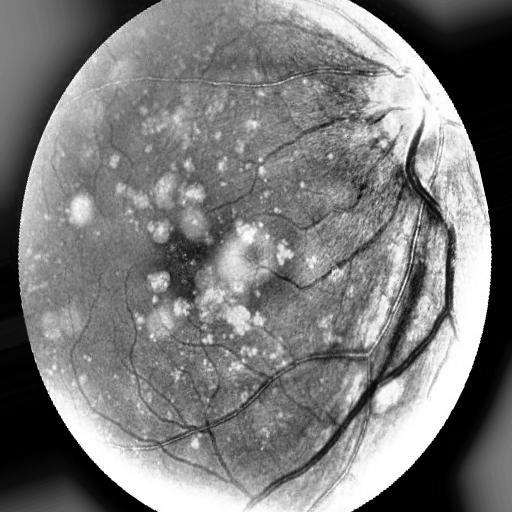
#> input picture images/grayscale/01_dry_amd.jpeg, 512 x 512 px; its folder holds only this picture in this run
$ python student-2.py
#> lines starting #> are read from the running program, lines starting #| are printed output that depends on the picture
"""
    Jesse Han
    jesse.han53@myhunter.cuny.edu
    CSCI 39534 Group Project Part 2, Student 2
    Resources: Kaggle, for Images
               https://www.kaggle.com/datasets/kssanjaynithish03/retinal-fundus-images/data

"""

from PIL import Image
import math
import numpy as np
import os
import time

image_dir = "images/grayscale"
output_dir = "student-2"

# Sourced from G_Locally_Adaptive_Thresholding.m
def adaptive_local_thresholding(image, k=0.5, window_size=7):
    out = image.copy()
    out_pxl = out.load()
    pxl = image.load()

    width = image.size[0]
    height = image.size[1]

    for i in range(width):
        for j in range(height):
            local_max = 0
            local_min = 255
            local_mean = 0
            local_population = 0

            # Setting dimensions for the local window
            x_min = max(i - (window_size//2), 0)
            x_max = min(i + 1 + (window_size//2), width - 1)
            y_min = max(j - (window_size//2), 0)
            y_max = min(j + 1 + (window_size//2), height - 1)

            for x in range(x_min, x_max):
                for y in range(y_min, y_max):
                    local_max = max(local_max, pxl[x,y])
                    local_min = min(local_min, pxl[x,y])
                    local_mean += pxl[x,y]
                    local_population += 1
            local_mean = local_mean // local_population

            T = k * (local_mean + ((local_max - local_min)/255.0))

            if pxl[i,j] > T:
                out_pxl[i,j] = 255
    return out

'''
    Contrast Enhancements
'''

# Reused from project part 1
def linear_contrast_stretching(image_obj, t=127):
    image = image_obj.copy()
    pixels = image.load()
    width = image.size[0]
    height = image.size[1]
    output = Image.new(mode='L', size=(width, height))
    output_pixels = output.load()
    i_min = 255
    i_max = 0

    for i in range(width):
        for j in range(height):
            i_min = min(i_min, pixels[i,j])
            i_max = max(i_max, pixels[i,j])

    for i in range(width):
        for j in range(height):
            if pixels[i,j] > t:
                output_pixels[i,j] = (int) ((pixels[i,j] - t + 1) * ((float) (255 - t + 1) / (i_max - t + 1)) + t + 1)
            else:
                if (t - i_min) == 0:
                    output_pixels[i,j] = (int) ((pixels[i,j] - i_min) * ((float) (t)))
                else:
                    output_pixels[i,j] = (int) ((pixels[i,j] - i_min) * ((float) (t) / (t - i_min)))
    return output

# Reused from Lab 4
def histogram_equalization(image):
    img = image.copy()
    pixels = img.load()

    histogram = [0] * 256
    width = img.size[0]
    height = img.size[1]

    # Creating frequencies
    for i in range(width):
        for j in range(height):
            histogram[pixels[i,j]] += 1

    # Normalizing histogram by reducing the frequencies so that they add up to 1
    reduction = sum(histogram)
    histogram = [x / float(reduction) for x in histogram]

    cdf = histogram

    for i in range(1, len(cdf)):
        cdf[i] = cdf[i] + cdf[i-1]

    for i in range(width):
        for j in range(height):
            pixels[i,j] = (int) (255 * cdf[pixels[i,j]])

    return img

'''
    Edge Detection Operators
'''
sobelX = (
    (-1, 0, 1),
    (-2, 0, 2),
    (-1, 0, 1)
)
sobelY = (
    (1, 2, 1),
    (0, 0, 0),
    (-1, -2, -1)
)

def apply_edge_convolution(image, filterX, filterY):
    img = image.copy()
    pxl = img.load()
    width = img.size[0]
    height = img.size[1]
    filter_width = len(filterX)
    filter_height = len(filterX[0])

    output = Image.new(mode='L', size=(width, height))
    output_pixels = output.load()

    for i in range(width):
        for j in range(height):
            Gx = 0
            Gy = 0
            # Range values are centered around [i,j] based on filter size
            # Creating offsets based on index sizes
            x_from = (filter_width - 1) // -2
            x_to = (filter_width - 1) // 2 + 1
            y_from = (filter_height - 1) // -2
            y_to = (filter_height - 1) // 2 + 1
            for x in range(x_from, x_to):
                for y in range(y_from, y_to):
                    if i+x >= 0 and i+x < width and j+y >= 0 and j+y < height:
                        # Reversing the offsets since the filters are indexed from 0, not the negative offset
                        Gx += pxl[i+x,j+y] * filterX[-y_from + y][-x_from + x]
                        Gy += pxl[i+x,j+y] * filterY[-y_from + y][-x_from + x]
            G = (int) (math.sqrt(Gx ** 2 + Gy ** 2))
            output_pixels[i,j] = G
    img.close()
    return output

'''
    Bitplane Decomposition
'''

# Drops the lowest given number of bitplanes on an image
def bitplane_reconstruction(image, drop=5):
    img = image.convert('L')
    width = img.size[0]
    height = img.size[1]
    pxl = img.load()

    out = Image.new(mode='L', size=(width, height))
    out_pxl = out.load()

    for i in range(width):
        for j in range(height):
            current_pxl = pxl[i,j]
            intensity = 0
            for k in range(7, -1 + drop, -1):
                if current_pxl >= (2 ** k):
                    current_pxl -= (2 ** k)
                    intensity += (2 ** k)
            out_pxl[i,j] = intensity
    return out

'''
    Filters
'''
gaussian_filter = [
        [1.0 / 16.0, 2.0 / 16.0, 1.0 / 16.0],
        [2.0 / 16.0, 4.0 / 16.0, 2.0 / 16.0],
        [1.0 / 16.0, 2.0 / 16.0, 1.0 / 16.0]
    ]

def apply_filter_2d(image, filter_2d):
    img = image.convert('L')
    width = image.size[0]
    height = image.size[1]
    output = Image.new(mode='L', size=(width,height))
    image_pixels = image.load()
    output_pixels = output.load()

    for i in range(width):
        for j in range(height):
            filter_sum = 0.0
            for k in range(len(filter_2d)):
                for l in range(len(filter_2d[0])):
                    if i + k >= 0 and i + k < width and j + l >= 0 and j + l < height:
                        filter_sum += image_pixels[i + k, j + l] * filter_2d[k][l]
            output_pixels[i,j] = (int) (filter_sum)
    return output

'''
    Main
'''
# Find every image file name in a dir
start_time = time.time()
image_file_names = os.listdir(image_dir)
optimal_t = [103, 183, 112, 97, 97, 121, 112, 74, 91, 101, 115]

# Apply the filters and thresholding to each image
for image_file_name, t in zip(image_file_names, optimal_t):
    image = Image.open(f"{image_dir}/{image_file_name}")
#> image is the input picture: PIL image 512x512 L; min 0, max 255, mean 122.5

    image = linear_contrast_stretching(image, t)
#> in linear_contrast_stretching, `output = Image.new(mode='L', size=(width, height))`: output: PIL image 512x512 L; every value is 0

    image = histogram_equalization(image)
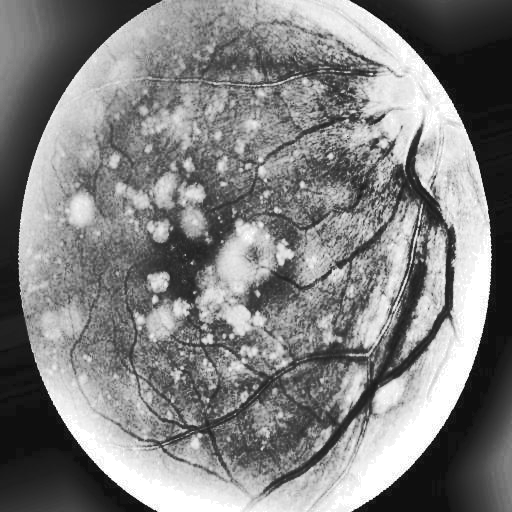
#> image: PIL image 512x512 L; min 15, max 255, mean 128.4

    image = bitplane_reconstruction(image)
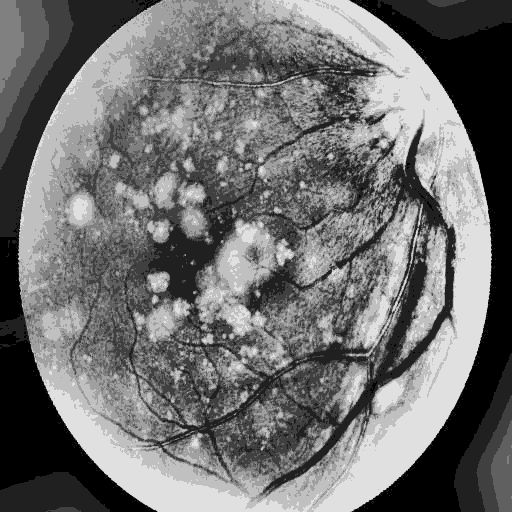
#> image: PIL image 512x512 L; min 0, max 224, mean 112.1

    image = apply_filter_2d(image, gaussian_filter)
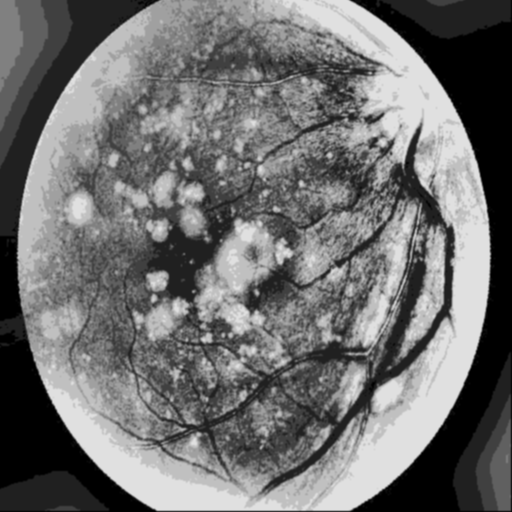
#> image: PIL image 512x512 L; min 0, max 224, mean 111.8

    alt_image = adaptive_local_thresholding(image, 0.7)
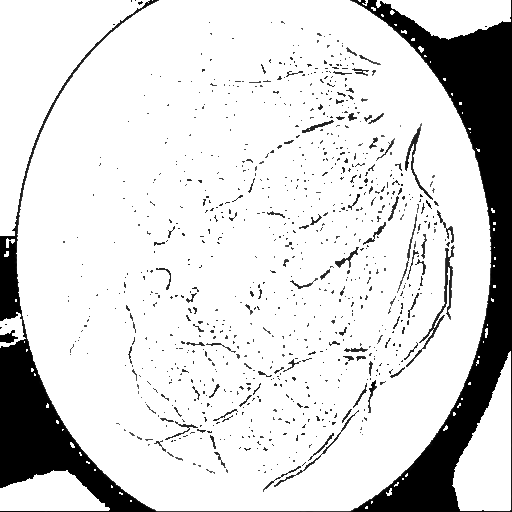
#> alt_image: PIL image 512x512 L; min 0, max 255, mean 216.4
    alt_image.save(f"{output_dir}/ALT_{image_file_name}")

    alt_image.close()
    image.close()
    print(f"{image_file_name} done!")
print(f"Process took: {time.time() - start_time} seconds.")

$ run again, on images/grayscale/05_severe_dr.jpeg
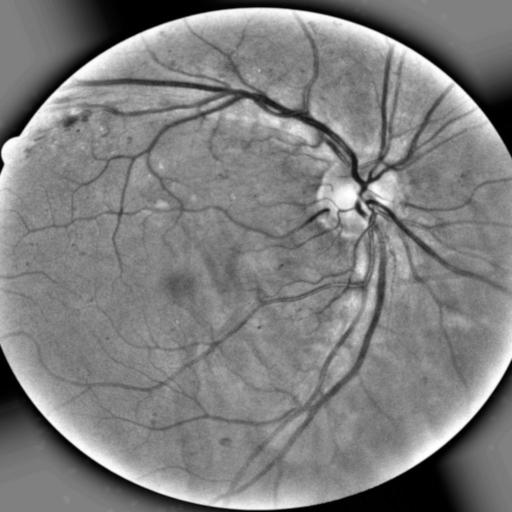
#> input picture images/grayscale/05_severe_dr.jpeg, 512 x 512 px
#> image is the input picture: PIL image 512x512 L; min 0, max 255, mean 126.3
#> output: PIL image 512x512 L; every value is 0
#> `image = apply_filter_2d(image, gaussian_filter)`:
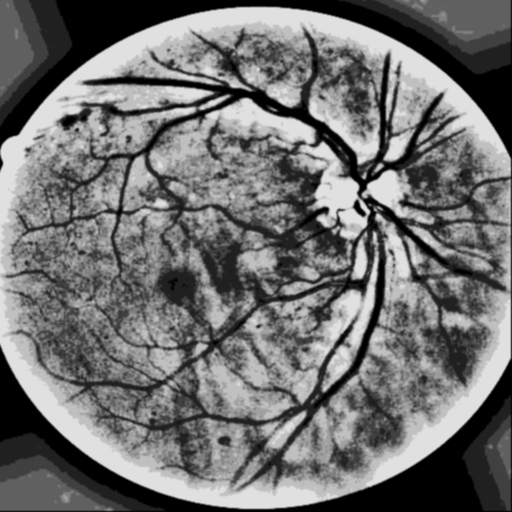
#> image: PIL image 512x512 L; min 0, max 224, mean 112.8
#> `alt_image = adaptive_local_thresholding(image, 0.7)`:
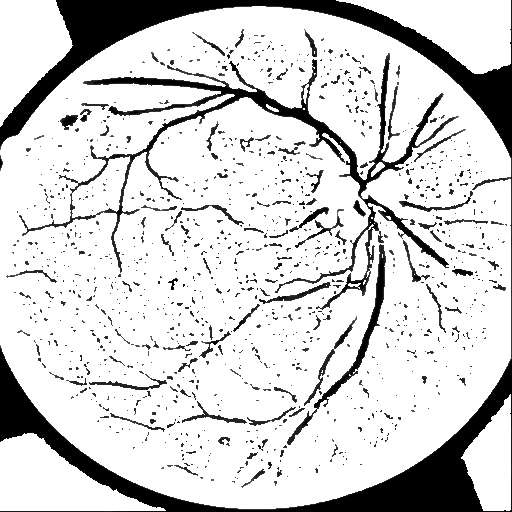
#> alt_image: PIL image 512x512 L; min 0, max 255, mean 211.1

$ run again, on images/grayscale/06_proliferate_dr.jpeg
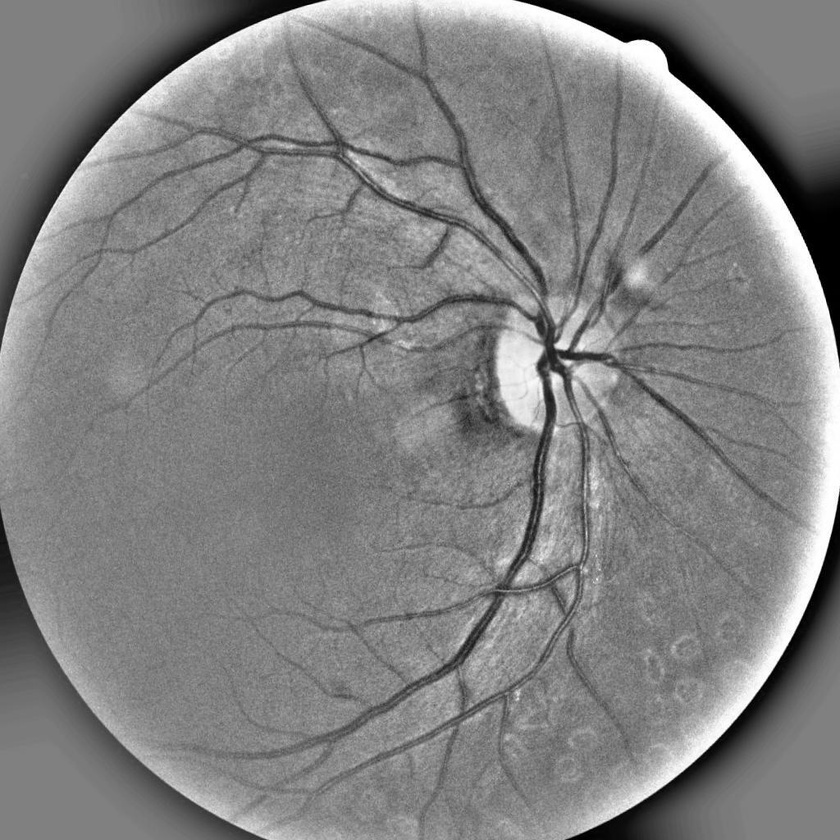
#> input picture images/grayscale/06_proliferate_dr.jpeg, 840 x 840 px, shrunk from 1024 x 1024 before the run
#> image is the input picture: PIL image 840x840 L; min 0, max 255, mean 129.1
#> output: PIL image 840x840 L; every value is 0
#> `image = apply_filter_2d(image, gaussian_filter)`:
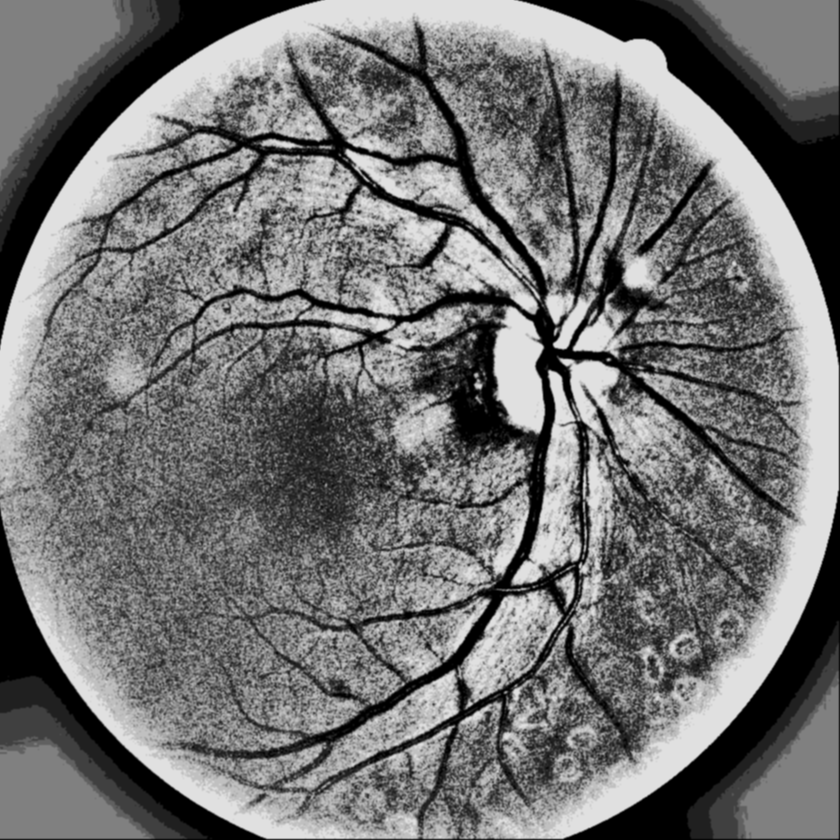
#> image: PIL image 840x840 L; min 0, max 224, mean 114.4
#> `alt_image = adaptive_local_thresholding(image, 0.7)`:
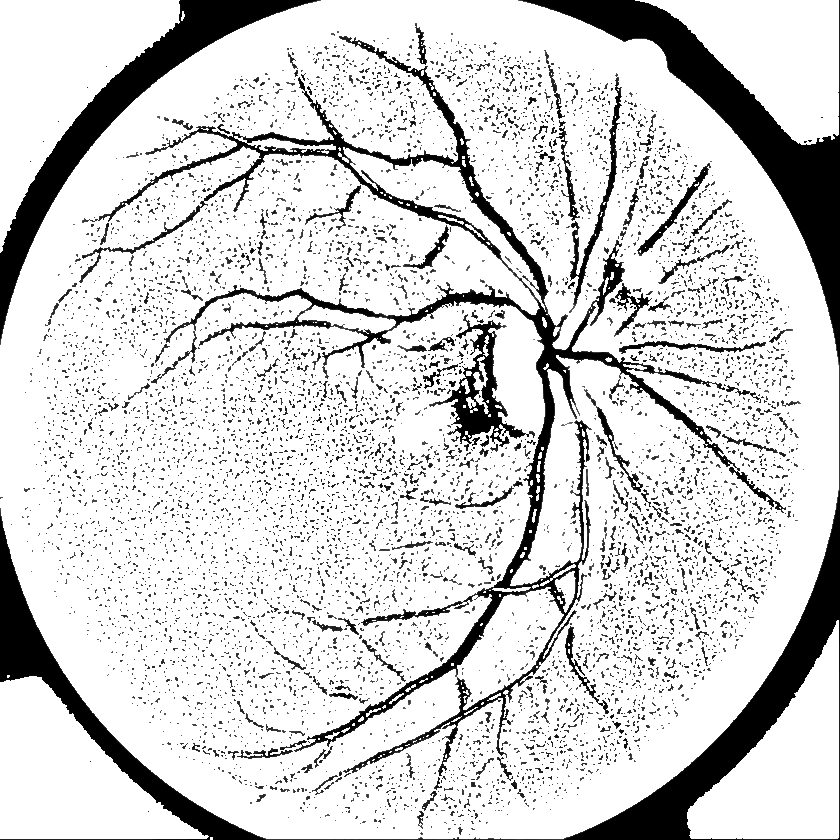
#> alt_image: PIL image 840x840 L; min 0, max 255, mean 211.4

$ run again, on images/grayscale/07_cataract.jpeg
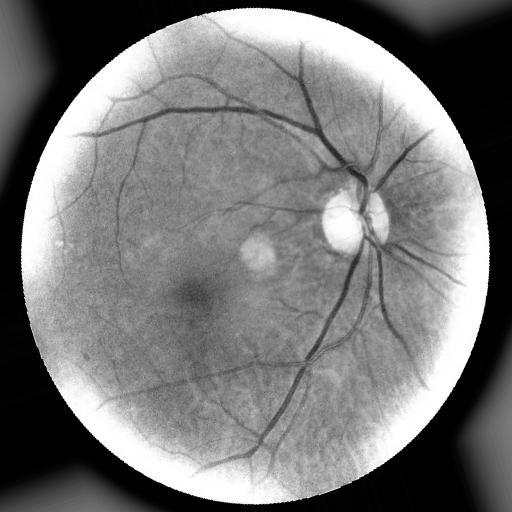
#> input picture images/grayscale/07_cataract.jpeg, 512 x 512 px
#> image is the input picture: PIL image 512x512 L; min 0, max 255, mean 119.2
#> output: PIL image 512x512 L; every value is 0
#> `image = apply_filter_2d(image, gaussian_filter)`:
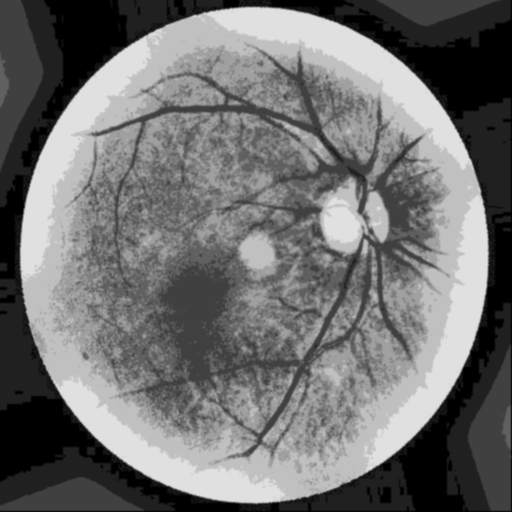
#> image: PIL image 512x512 L; min 0, max 224, mean 112.2
#> `alt_image = adaptive_local_thresholding(image, 0.7)`:
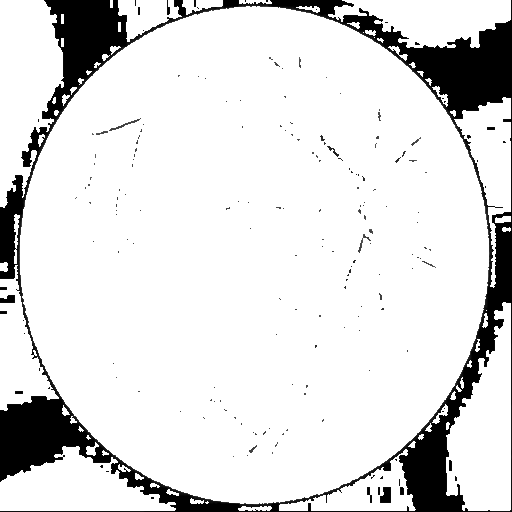
#> alt_image: PIL image 512x512 L; min 0, max 255, mean 222.6

$ run again, on images/grayscale/02_wet_amd.jpeg
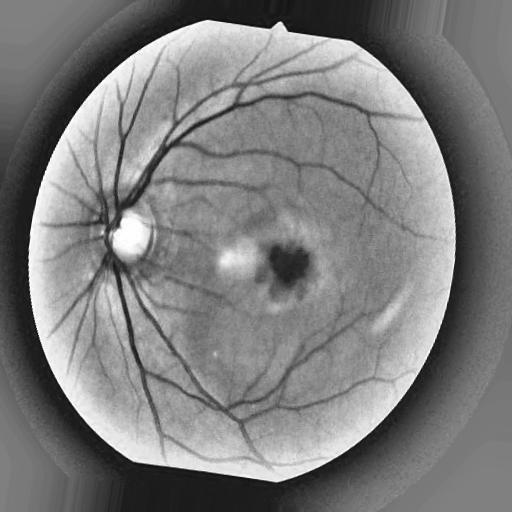
#> input picture images/grayscale/02_wet_amd.jpeg, 512 x 512 px
#> image is the input picture: PIL image 512x512 L; min 0, max 255, mean 125.4
#> output: PIL image 512x512 L; every value is 0
#> `alt_image = adaptive_local_thresholding(image, 0.7)`:
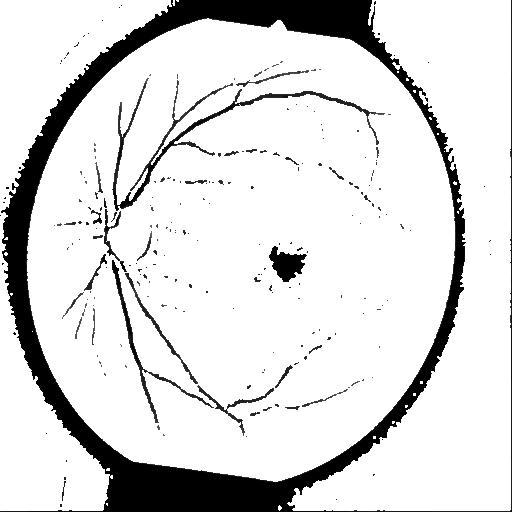
#> alt_image: PIL image 512x512 L; min 0, max 255, mean 219.4
